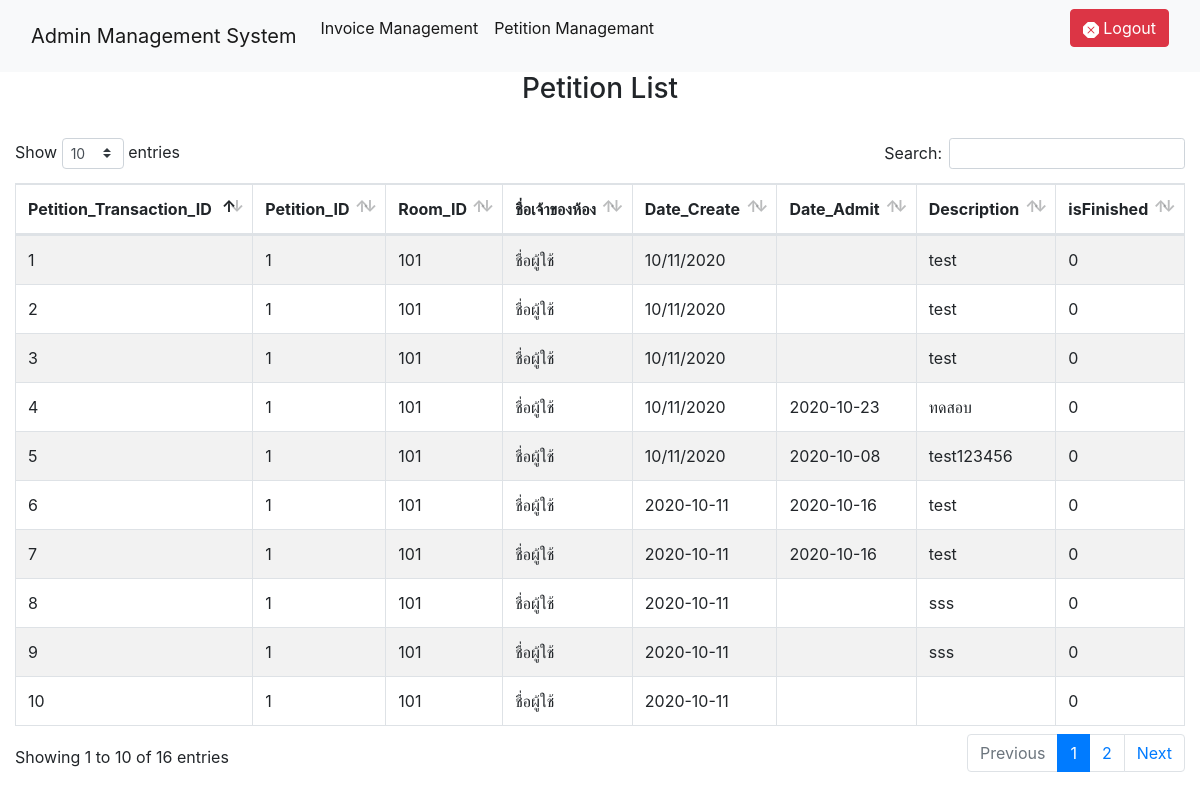
/admin/Petition/petition.php (signed in), run on an earlier commit of the app's database.
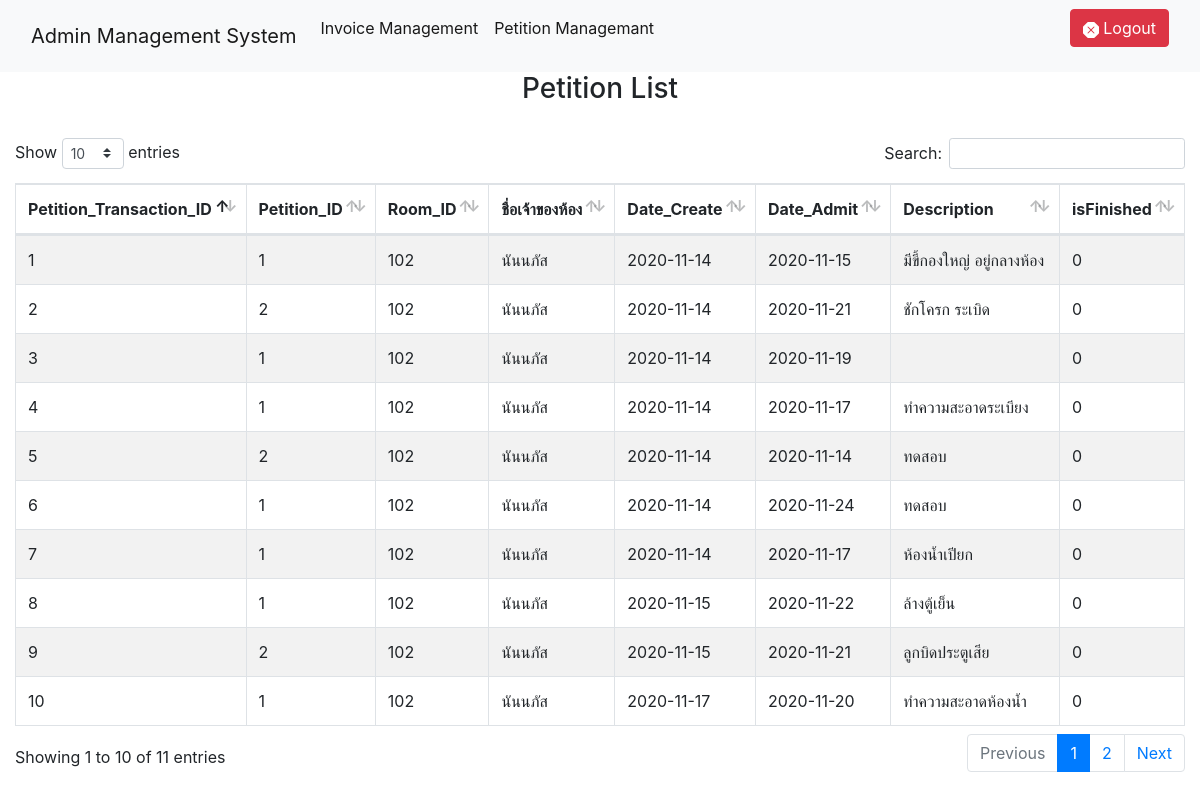
And on a later commit of the database.
### tables this page shows
CREATE TABLE `petition_transaction` (
  `Petition_Transaction_ID` int(11) NOT NULL,
  `Petition_ID` int(11) NOT NULL,
  `Room_ID` int(11) NOT NULL,
  `Member_ID` int(11) NOT NULL,
  `Date_Create` varchar(10) NOT NULL,
  `Date_Admit` varchar(10) NOT NULL,
  `Description` varchar(255) NOT NULL,
  `isFinished` tinyint(1) NOT NULL DEFAULT 0
);

CREATE TABLE `member` (
  `Member_ID` int(11) NOT NULL,
  `Username` varchar(20) NOT NULL,
  `Password` varchar(32) NOT NULL,
  `F_Name` varchar(50) NOT NULL,
  `L_Name` varchar(50) NOT NULL,
  `Phone` varchar(11) NOT NULL,
  `isAdmin` tinyint(1) NOT NULL DEFAULT 0
);

### admin/Petition/petition.php (the view, shortened to what this page needs)
<?php
    include_once('../../src/function.php');
    if ($_SESSION['Member_ID'] == "" or $_SESSION['isAdmin'] == 0 ) {
        header("location: ../../index.php");
    }
    else {
    $DBCon = new DB_con();
    $sqlresult_petitionlist = $DBCon->getpetitionlist();
    $row_petitionlist = mysqli_num_rows($sqlresult_petitionlist);
?>
<!DOCTYPE html>
<html lang="en">
<head>
    <link rel="stylesheet" href="/project/src/css/bootstrap.min.css">
    <link rel="stylesheet" href="/project/src/css/dataTables.bootstrap4.min.css">
</head>
<body>
<?php include_once "../admin_header.php" ?>
    <div class="container-fluid">
    <h3 align="center">Petition List</h3> <br />
        <table id="data-table" class="table table-bordered table-striped">
            <thead>
                <tr>
                    <th>Petition_Transaction_ID</th>
                    <th>Petition_ID</th>
                    <th>Room_ID</th>
                    <th>ชื่อเจ้าของห้อง</th>
                    <th>Date_Create</th>
                    <th>Date_Admit</th>
                    <th>Description</th>
                    <th>isFinished</th>
                </tr>
            </thead>
            <?php
                if ($row_petitionlist > 0) {
                    foreach ($sqlresult_petitionlist as $row) {
                        echo '
                            <tr>
                                <td>'.$row["Petition_Transaction_ID"].'</td>
                                <td>'.$row["Petition_ID"].'</td>
                                <td>'.$row["Room_ID"].'</td>
                                <td>'.$row["F_Name"].'</td>
                                <td>'.$row["Date_Create"].'</td>
                                <td>'.$row["Date_Admit"].'</td>
                                <td>'.$row["Description"].'</td>
                                <td>'.$row["isFinished"].'</td>
                            </tr>
                        ';
                    }
                } ?>
                    </table>
    </div>
    </body>
</html>
<?php
}
?>

What changed in the data, as far as the page shows it:
changed petition_transaction id 10: Room_ID "101" → "102"; Member_ID.F_Name "ชื่อผู้ใช้" → "นันนภัส"; Date_Create "2020-10-11" → "2020-11-17"; Date_Admit (not shown) → "2020-11-20"; Description (not shown) → "ทำความสะอาดห้องน้ำ"
changed petition_transaction id 9: Petition_ID "1" → "2"; Room_ID "101" → "102"; Member_ID.F_Name "ชื่อผู้ใช้" → "นันนภัส"; Date_Create "2020-10-11" → "2020-11-15"; Date_Admit (not shown) → "2020-11-21"; Description "sss" → "ลูกบิดประตูเสีย"
changed petition_transaction id 8: Room_ID "101" → "102"; Member_ID.F_Name "ชื่อผู้ใช้" → "นันนภัส"; Date_Create "2020-10-11" → "2020-11-15"; Date_Admit (not shown) → "2020-11-22"; Description "sss" → "ล้างตู้เย็น"
changed petition_transaction id 7: Room_ID "101" → "102"; Member_ID.F_Name "ชื่อผู้ใช้" → "นันนภัส"; Date_Create "2020-10-11" → "2020-11-14"; Date_Admit "2020-10-16" → "2020-11-17"; Description "test" → "ห้องน้ำเปียก"
changed petition_transaction id 6: Room_ID "101" → "102"; Member_ID.F_Name "ชื่อผู้ใช้" → "นันนภัส"; Date_Create "2020-10-11" → "2020-11-14"; Date_Admit "2020-10-16" → "2020-11-24"; Description "test" → "ทดสอบ"
changed petition_transaction id 5: Petition_ID "1" → "2"; Room_ID "101" → "102"; Member_ID.F_Name "ชื่อผู้ใช้" → "นันนภัส"; Date_Create "10/11/2020" → "2020-11-14"; Date_Admit "2020-10-08" → "2020-11-14"; Description "test123456" → "ทดสอบ"
changed petition_transaction id 4: Room_ID "101" → "102"; Member_ID.F_Name "ชื่อผู้ใช้" → "นันนภัส"; Date_Create "10/11/2020" → "2020-11-14"; Date_Admit "2020-10-23" → "2020-11-17"; Description "ทดสอบ" → "ทำความสะอาดระเบียง"
changed petition_transaction id 3: Room_ID "101" → "102"; Member_ID.F_Name "ชื่อผู้ใช้" → "นันนภัส"; Date_Create "10/11/2020" → "2020-11-14"; Date_Admit (not shown) → "2020-11-19"; Description "test" → (not shown)
changed petition_transaction id 2: Petition_ID "1" → "2"; Room_ID "101" → "102"; Member_ID.F_Name "ชื่อผู้ใช้" → "นันนภัส"; Date_Create "10/11/2020" → "2020-11-14"; Date_Admit (not shown) → "2020-11-21"; Description "test" → "ชักโครก ระเบิด"
changed petition_transaction id 1: Room_ID "101" → "102"; Member_ID.F_Name "ชื่อผู้ใช้" → "นันนภัส"; Date_Create "10/11/2020" → "2020-11-14"; Date_Admit (not shown) → "2020-11-15"; Description "test" → "มีขี้กองใหญ่ อยู่กลางห้อง"
Also different on the page:
text written by a page script: "Show entries Search: Showing 1 to 10 of 16 entries Previous 1 2 Next" → "Show entries Search: Showing 1 to 10 of 11 entries Previous 1 2 Next"
